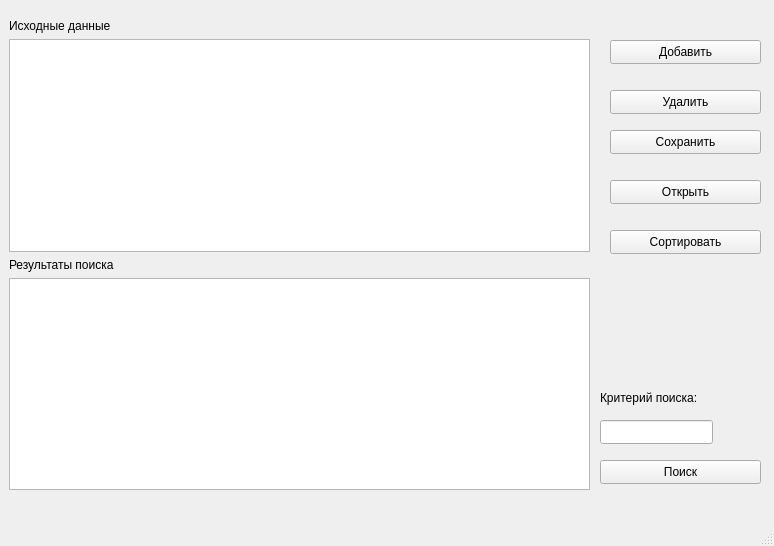
<?xml version="1.0" encoding="UTF-8"?>
<ui version="4.0">
 <class>MainWindow</class>
 <widget class="QMainWindow" name="MainWindow">
  <property name="geometry">
   <rect>
    <x>0</x>
    <y>0</y>
    <width>774</width>
    <height>546</height>
   </rect>
  </property>
  <property name="windowTitle">
   <string>MainWindow</string>
  </property>
  <widget class="QWidget" name="centralwidget">
   <widget class="QWidget" name="verticalLayoutWidget">
    <property name="geometry">
     <rect>
      <x>9</x>
      <y>19</y>
      <width>581</width>
      <height>471</height>
     </rect>
    </property>
    <layout class="QVBoxLayout" name="verticalLayout">
     <item>
      <widget class="QLabel" name="label">
       <property name="text">
        <string>Исходные данные</string>
       </property>
      </widget>
     </item>
     <item>
      <widget class="QTableView" name="tableView_2"/>
     </item>
     <item>
      <widget class="QLabel" name="label_2">
       <property name="text">
        <string>Результаты поиска</string>
       </property>
      </widget>
     </item>
     <item>
      <widget class="QTableView" name="tableView"/>
     </item>
    </layout>
   </widget>
   <widget class="QPushButton" name="pb_add">
    <property name="geometry">
     <rect>
      <x>610</x>
      <y>40</y>
      <width>151</width>
      <height>24</height>
     </rect>
    </property>
    <property name="text">
     <string>Добавить</string>
    </property>
   </widget>
   <widget class="QPushButton" name="pb_del">
    <property name="geometry">
     <rect>
      <x>610</x>
      <y>90</y>
      <width>151</width>
      <height>24</height>
     </rect>
    </property>
    <property name="text">
     <string>Удалить</string>
    </property>
   </widget>
   <widget class="QPushButton" name="pushButton_3">
    <property name="geometry">
     <rect>
      <x>610</x>
      <y>130</y>
      <width>151</width>
      <height>24</height>
     </rect>
    </property>
    <property name="text">
     <string>Сохранить</string>
    </property>
   </widget>
   <widget class="QPushButton" name="pushButton_4">
    <property name="geometry">
     <rect>
      <x>610</x>
      <y>180</y>
      <width>151</width>
      <height>24</height>
     </rect>
    </property>
    <property name="text">
     <string>Открыть</string>
    </property>
   </widget>
   <widget class="QPushButton" name="pushButton_5">
    <property name="geometry">
     <rect>
      <x>610</x>
      <y>230</y>
      <width>151</width>
      <height>24</height>
     </rect>
    </property>
    <property name="text">
     <string>Сортировать</string>
    </property>
   </widget>
   <widget class="QLineEdit" name="lineEdit">
    <property name="geometry">
     <rect>
      <x>600</x>
      <y>420</y>
      <width>113</width>
      <height>24</height>
     </rect>
    </property>
   </widget>
   <widget class="QLabel" name="label_3">
    <property name="geometry">
     <rect>
      <x>600</x>
      <y>390</y>
      <width>111</width>
      <height>16</height>
     </rect>
    </property>
    <property name="text">
     <string>Критерий поиска:</string>
    </property>
   </widget>
   <widget class="QPushButton" name="pushButton_6">
    <property name="geometry">
     <rect>
      <x>600</x>
      <y>460</y>
      <width>161</width>
      <height>24</height>
     </rect>
    </property>
    <property name="text">
     <string>Поиск</string>
    </property>
   </widget>
  </widget>
  <widget class="QMenuBar" name="menubar">
   <property name="geometry">
    <rect>
     <x>0</x>
     <y>0</y>
     <width>774</width>
     <height>21</height>
    </rect>
   </property>
  </widget>
  <widget class="QStatusBar" name="statusbar"/>
 </widget>
 <resources/>
 <connections/>
</ui>
